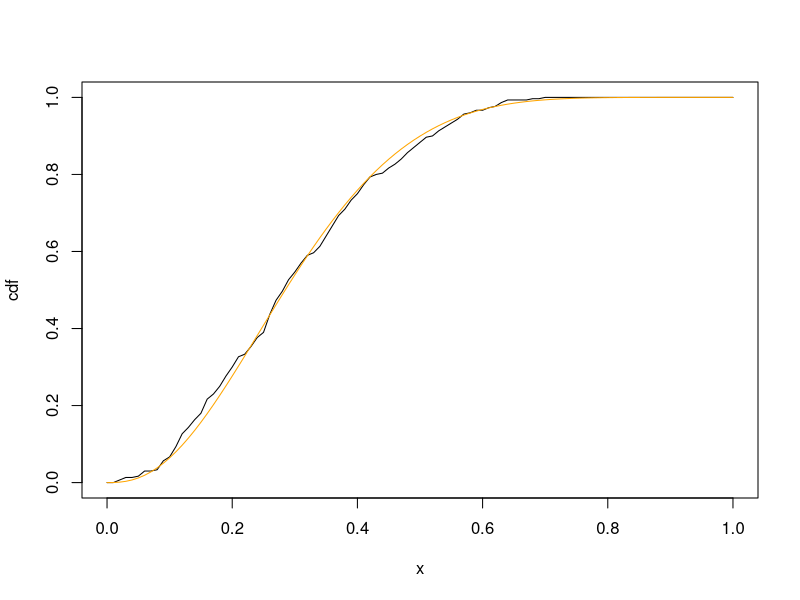
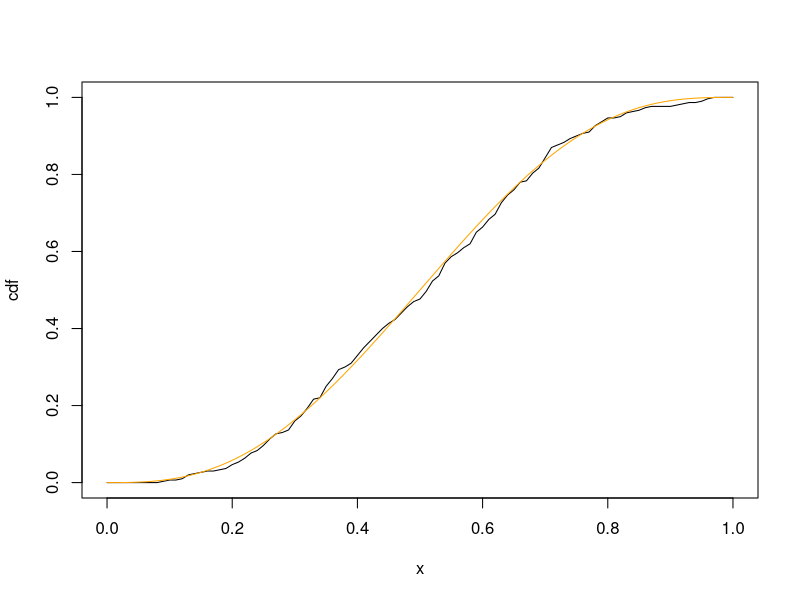

These charts were generated, in order, by the following R code:
## ---- chunk 1
my_rbeta <- function(n, a, b){
  # calculate the mode and the max value c 
  # (recall we are using a uniform distribution as our candidate g)
  tmax <- (a - 1)/(a + b - 2)
  c <- dbeta(tmax, a, b)
  
  x <- rep(NA, n) # vector to store the samples we take
  k <- 0 # number of acceptances
  while(k < n){
    y <- runif(1)
    u <- runif(1)
    # if u < f(y)/(cg(y)), keep y and update count
    if(u < dbeta(y, a, b)/c){
      k <- k + 1
      x[k] <- y
    }
  }
  return(x)
}
## ---- chunk 2
gridpts <- seq(0, 1, 0.01)

x <- my_rbeta(300, 2.7, 6.3)
plot(gridpts, ecdf(x)(gridpts), type="l", xlab="x", ylab="cdf")
lines(gridpts, pbeta(gridpts, 2.7, 6.3), type="l", col="orange")
## ---- chunk 3
gridpts <- seq(0, 1, 0.01)

x <- my_rbeta(300, 3, 3)
plot(gridpts, ecdf(x)(gridpts), type="l", xlab="x", ylab="cdf")
lines(gridpts, pbeta(gridpts, 3, 3), type="l", col="orange")
